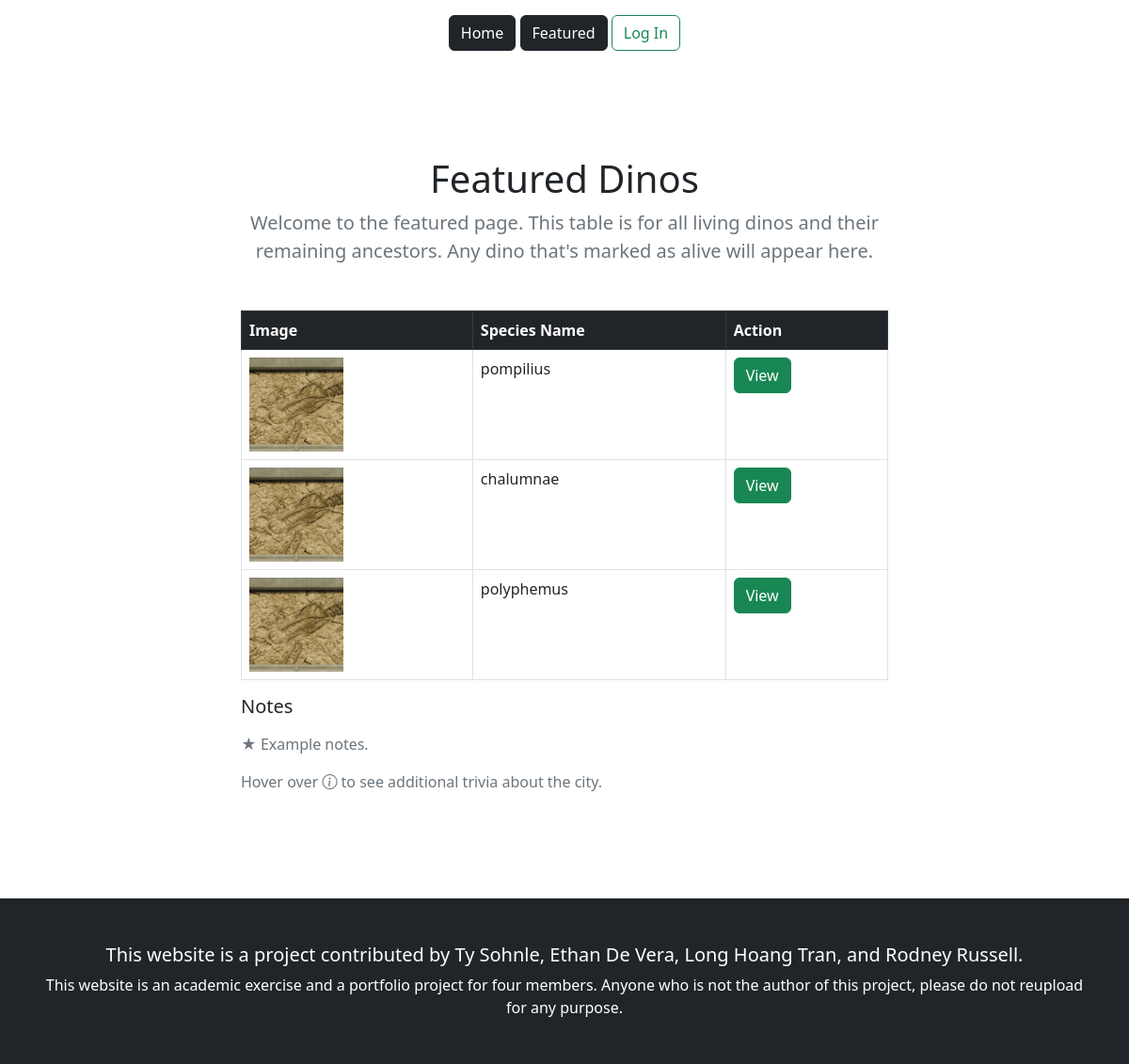
/featured-items.php, run on the app's committed database.
### tables this page shows
CREATE TABLE `dinobase` (
    `id` INT AUTO_INCREMENT NOT NULL PRIMARY KEY,
    `genus_name` VARCHAR(100) NULL,
    `species_name` VARCHAR(100) NOT NULL,
    `status` ENUM('Valid', 'Nomen Nudum', 'Nomen Dubium', 'Rejected') NOT NULL,
    `year` INT NOT NULL,
    `size` DECIMAL(7,2) UNSIGNED NULL,
    `weight` DECIMAL(15,1) UNSIGNED NULL,
    `continent` INT NOT NULL CHECK (continent > 0 AND continent < 8),
    `country` VARCHAR(50) NOT NULL,
    `time_period` ENUM('Early Triassic', 'Late Triassic', 'Early Jurassic', 'Late Jurassic', 'Early Cretaceous', 'Late Cretaceous') NULL,
    `description` TEXT NOT NULL,
    `type` ENUM('Terrestrial','Avian','Aquatic') NULL,
    `is_alive` BOOLEAN NOT NULL,
    `url` VARCHAR(200) NOT NULL,
    `user_id` INT NULL,
    FOREIGN KEY (user_id) REFERENCES group_1_catalogue_admin(account_id)
);

### private/prepared.php (called while the page is built, shortened)
<?php
function execute_prepared_statement($query, $params = [], $types = "")
{
    global $connection;
    $statement = $connection->prepare($query);
    if (!empty($params)) {
        $statement->bind_param($types, ...$params);
    }
    if (!$statement->execute()) {
        die("Execution failed: " . $statement->error);
    }
    if (str_starts_with(strtoupper($query), "SELECT")) {
        return $statement->get_result();
    }
    return TRUE;
}
function get_featured_dinos(){
    $query = "SELECT * FROM dinobase WHERE is_alive = ?;";
    $is_alive = 1;
    $result = execute_prepared_statement($query, [$is_alive], "i");
    return $result->fetch_all(MYSQLI_ASSOC);
}

### public/featured-items.php (the view, shortened to what this page needs)
<?php
include 'includes/header.php';
?>
<?php
  $user_fav_ids = [];
echo generate_table(get_featured_dinos(), function ($row) use ($user_fav_ids) {
        $view = '<a href="view.php?id=' . $row['id'] . '" class="btn btn-success me-1">View</a>';
        $fav_button = '';
        if (isset($_SESSION['user_id'])) {
            $action = in_array($row['id'], $user_fav_ids) ? 'remove' : 'add';
            $label = $action === 'add' ? '<i class="bi bi-heart"></i>' : '<i class="bi bi-heart-fill"></i>';
            $fav_button = '<form method="POST" action="favourites.php" style="display:inline">'
                . '<input type="hidden" name="dino_id" value="' . $row['id'] . '">'
                . '<input type="hidden" name="action" value="' . $action . '">'
                . '<button class="btn btn-outline-primary" type="submit">' . $label . '</button>'
                . '</form>';
        }
        return $view . $fav_button;
    });
?>
<?php
include 'includes/footer.php'
?>

### private/functions.php (shortened to what this page needs)
<?php
function generate_table($dinos, $button_callback = null)
{
    if (count($dinos) > 0) {
        echo "<table class=\"table table-bordered table-hover\"> \n
              <thead> \n
              <tr class=\"table-dark\"> \n
              <th scope=\"col\">Image</th> \n
              <th scope=\"col\">Species Name</th> \n";
        if ($button_callback != null) {
            echo "<th scope=\"col\">Action</th> \n";
        }
        echo "</tr> \n
              </thead> \n
              <tbody> \n";
        foreach ($dinos as $dino) {
            extract($dino);
            echo "<tr> \n
                  <td>
                    <img src=\"../data/img/thumbs/$url\" alt=\"$genus_name thumbnail\"style=\"max-width: 100px; height: auto;\">
                  </td> \n
                  <td>$species_name</td> \n
                  ";
            if ($button_callback != null) {
                $buttons = call_user_func($button_callback, $dino);
                echo "<td>$buttons</td> \n";
            }
            echo "</tr> \n";
        }
        echo "</tbody> \n
              </table> \n
              <aside> \n
              <h3 class=\"fs-5 fw-normal\">Notes</h3> \n
              <p class=\"text-muted my-3\">&starf; Example notes.</p> \n
              <p class=\"text-muted my-3\">Hover over <i class=\"bi bi-info-circle\" data-bs-toggle=\"tooltip\" title=\"I'm a tooltip!\"></i> to see additional trivia about the city.</p> \n
              </aside> \n";
    } else {
        echo "<h2 class=\"fw-light\">Oh no!</h2>";
        echo "<p>We're sorry, but we weren't able to find anything.</p>";
    }
}

### data on the page
dinobase: url (placeholder picture), species_name "pompilius"
dinobase: url (placeholder picture), species_name "chalumnae"
dinobase: url (placeholder picture), species_name "polyphemus"

### other printed values
$title "Featured Dinos"
$introduction "Welcome to the featured page. This table is for all living dinos and their remaining ancestors. Any dino that's marked as alive will appear here."
